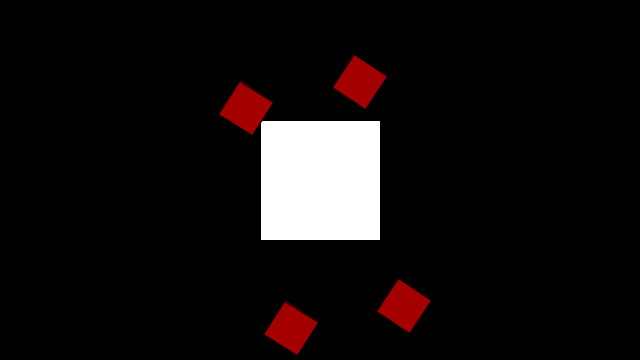
Frame 1 (no input)
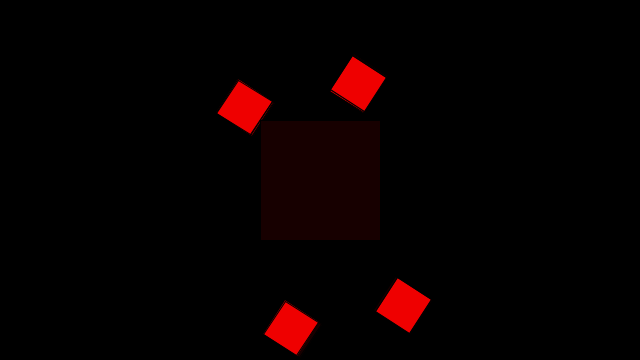
Frame 60 (the mouse pressed at the canvas centre just before this capture)
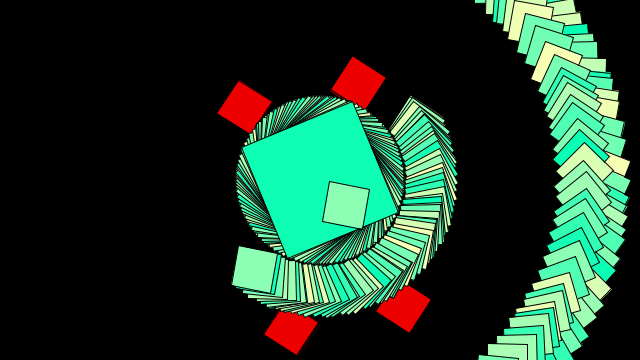
Frame 120 (the mouse held since frame 60 and released just before this capture)

The Processing sketch that drew these frames (run headless with seeded random() and noise(); from frame 60 on, the mouse is pressed at the canvas centre):

// Processing sketch: adjective_mateojuliawise_github
// ── adjective_mateojuliawise_github.pde
int size;
float x;
int y;
int z;
int d;

void setup() {
  size(640, 360);
  background(0);

  size = 40;
  frameRate(30);
  rectMode(CENTER);
  ellipseMode(CORNER);
  frameRate(100);
}

void draw() {



  translate(width/2, height/2);
  rotate(x);//speed of rotation 
  drawobjects();  
  size();
  if (mousePressed) {
    x = x+.02;// base speed 
    if (mouseX<640 ) {//if in center goes faster need to find a way to include mouseX
      x = x+ random(.05);
    }
  }
}

void drawobjects() {// draws the objects 
  rect(0, 0, 120, 120); 
  rotate(10);



  fill(random(1, 255), mouseX, mouseY);//change color at random
  translate(mouseY/2, mouseX/2);//movedrawcircles

  //ellipse(random(4)+100, 20, 40, 40);
  // ellipse(20, random(4)+100, 40, 40);
  rect(random(4)+100, 20, size, 40);
  rect(20, random(4)+100, size, 40);


  rect(random(4)-140, -60, size, 40);
  rect(random(4)-60, -140, size, 40);
  // ellipse(random(4)-140, -60, 40, 40);
  // ellipse(random(4)-60, -140, 40, 40);
}

void size() {
  if (key == 32 ) 
  { // spacebar pressed changes size 
    size = size + 1;

    
  }
   else{ 
    size = 40;
}
}
